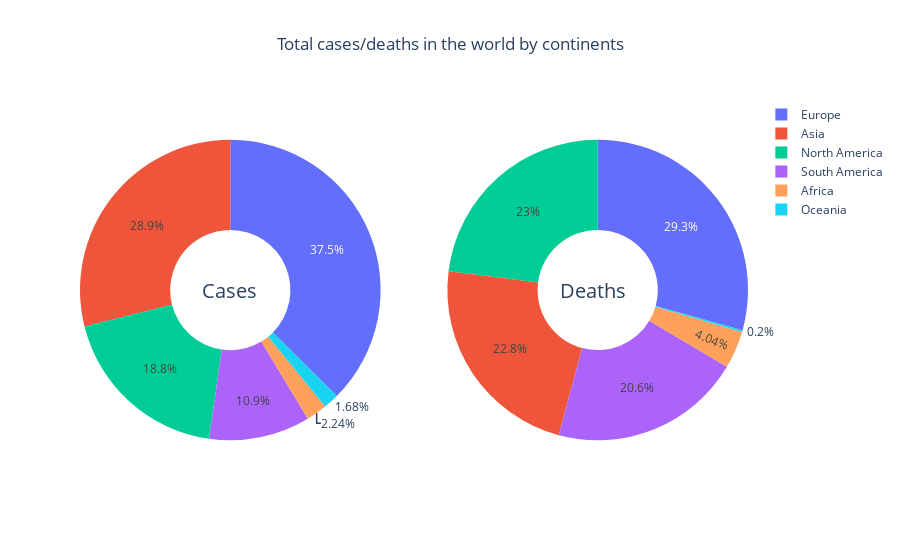

Notebook source saved alongside this figure:
### Code cell
fig = make_subplots(rows=1, cols=2, specs=[[{'type':'domain'}, {'type':'domain'}]])

fig.add_trace(go.Pie(labels=df_continents.index, values=df_continents.Cases, name='Cases'),
              1, 1)
fig.add_trace(go.Pie(labels=df_continents.index, values=df_continents.Deaths, name='Deaths'),
              1, 2)

fig.update_traces(hole=.4, hoverinfo="label+percent+name")

fig.update_layout(
    title_text="Total cases/deaths in the world by continents", title_x=0.5,
    annotations=[dict(text='Cases', x=0.18, y=0.5, font_size=20, showarrow=False),
                 dict(text='Deaths', x=0.82, y=0.5, font_size=20, showarrow=False)])

fig.show()

### Figure 1 — Plotly figure (JSON) as saved in the notebook; plotly's stock layout.template omitted (floating-point values rounded to 4 significant figures)
{"data": [{"domain": {"x": [0, 0.45], "y": [0, 1]}, "hole": 0.4, "hoverinfo": "label+percent+name", "labels": ["Africa", "Oceania", "Europe", "Asia", "North America", "South America"], "name": "Cases", "type": "pie", "values": [11900199, 8912717, 199075596, 153650427, 100090271, 57826200]}, {"domain": {"x": [0.55, 1], "y": [0, 1]}, "hole": 0.4, "hoverinfo": "label+percent+name", "labels": ["Africa", "Oceania", "Europe", "Asia", "North America", "South America"], "name": "Deaths", "type": "pie", "values": [254186, 12600, 1845363, 1437220, 1449450, 1298921]}], "layout": {"annotations": [{"font": {"size": 20}, "showarrow": false, "text": "Cases", "x": 0.18, "y": 0.5}, {"font": {"size": 20}, "showarrow": false, "text": "Deaths", "x": 0.82, "y": 0.5}], "title": {"text": "Total cases/deaths in the world by continents", "x": 0.5}}}
